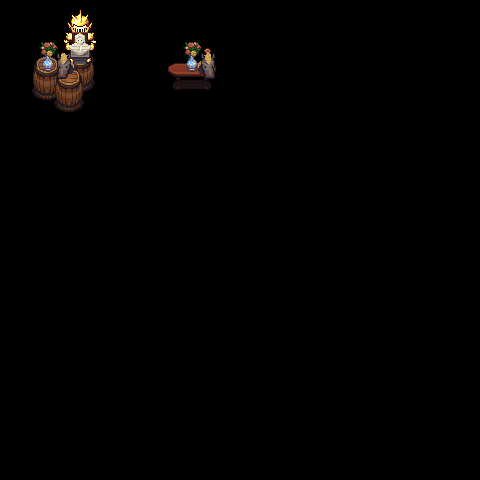

A level layout from a 2D game, rendered from its tile map. Below: a short description, then the map file with tile-grid data replaced by summaries:
An orthogonal 30x30 tile map with 16x16 px tiles, 9 tile layers (regions_input, regions_output, input_obstacles, output1_top1, ...), 4 tilesets.

<map version="1.0" orientation="orthogonal" renderorder="right-down" width="30" height="30" tilewidth="16" tileheight="16" nextobjectid="1">
 <tileset firstgid="1" name="Inside_B_LPC" tilewidth="16" tileheight="16" tilecount="1024" columns="32">
  <image source="../images/sprites/Interior/Inside_B_LPC.png" width="512" height="512" />
 </tileset>
 <tileset firstgid="1025" name="city_inside_LPC_city_inside" tilewidth="16" tileheight="16" tilecount="1536" columns="48">
  <image source="../images/sprites/Interior/city_inside_LPC_city_inside.png" width="768" height="512" />
 </tileset>
 <tileset firstgid="2561" name="castle" tilewidth="16" tileheight="16" tilecount="608" columns="16">
  <image source="../images/sprites/Interior/castle.png" width="256" height="608" />
 </tileset>
 <tileset firstgid="3169" name="fyAwmIN_" tilewidth="16" tileheight="16" tilecount="12672" columns="96">
  <image source="../images/sprites/Characters/fyAwmIN_.png" width="1536" height="2112" />
 </tileset>
 <layer name="regions_input" width="30" height="30">
  <data>[900 cells, 0 non-empty, 0 distinct tile ids]</data>
 </layer>
 <layer name="regions_output" width="30" height="30">
  <data>[900 cells, 0 non-empty, 0 distinct tile ids]</data>
 </layer>
 <layer name="input_obstacles" width="30" height="30">
  <data>[900 cells, 28 non-empty, 28 distinct tile ids]</data>
 </layer>
 <layer name="output1_top1" width="30" height="30">
  <data>[900 cells, 12 non-empty, 12 distinct tile ids]</data>
 </layer>
 <layer name="output2_top1" width="30" height="30">
  <data>[900 cells, 8 non-empty, 8 distinct tile ids]</data>
 </layer>
 <layer name="output3_top1" width="30" height="30">
  <data>[900 cells, 8 non-empty, 8 distinct tile ids]</data>
 </layer>
 <layer name="output4_top1" width="30" height="30">
  <data>[900 cells, 12 non-empty, 6 distinct tile ids]</data>
 </layer>
 <layer name="output5_top1" width="30" height="30">
  <data>[900 cells, 8 non-empty, 8 distinct tile ids]</data>
 </layer>
 <layer name="output6_top1" width="30" height="30">
  <data>[900 cells, 4 non-empty, 4 distinct tile ids]</data>
 </layer>
</map>
